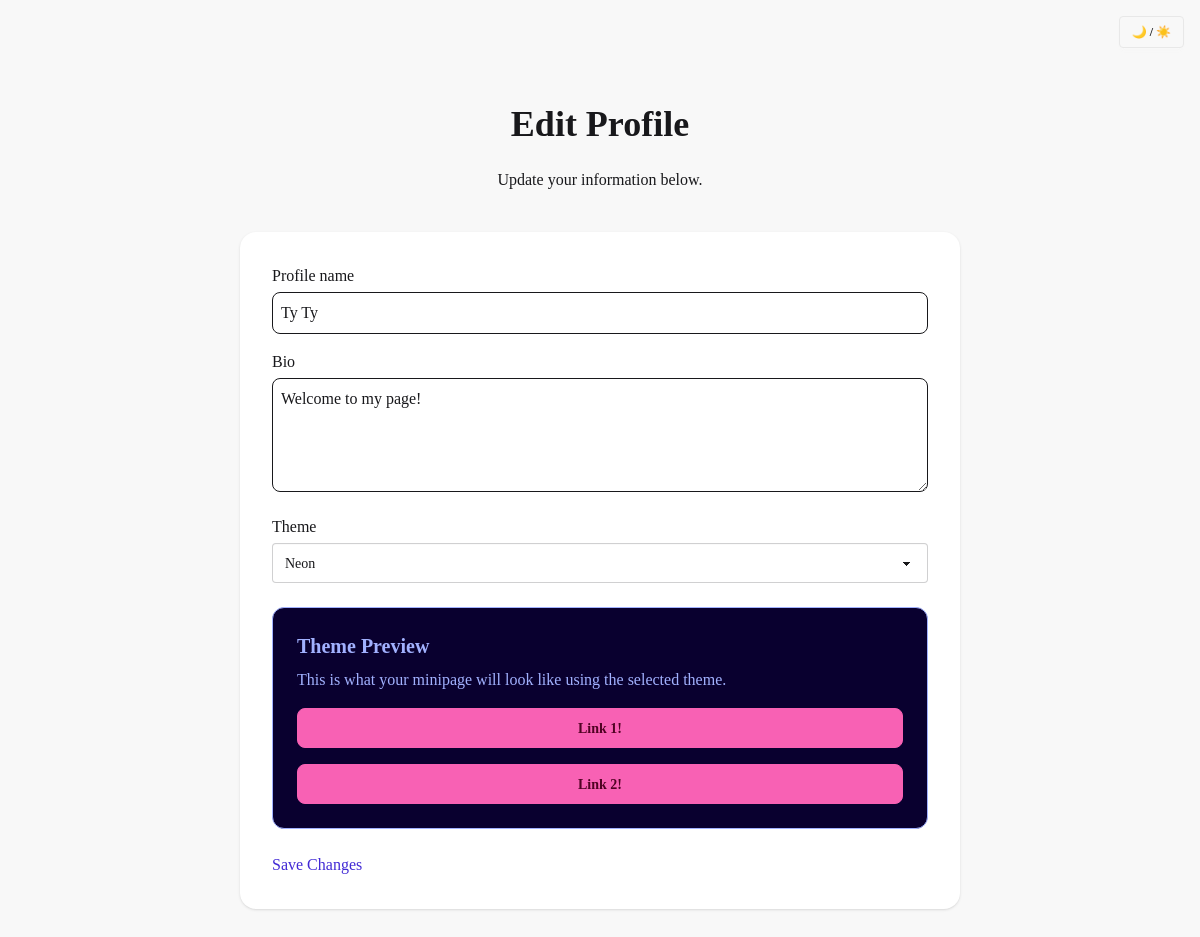
The app's page /profile/2/edit (signed in), older data.
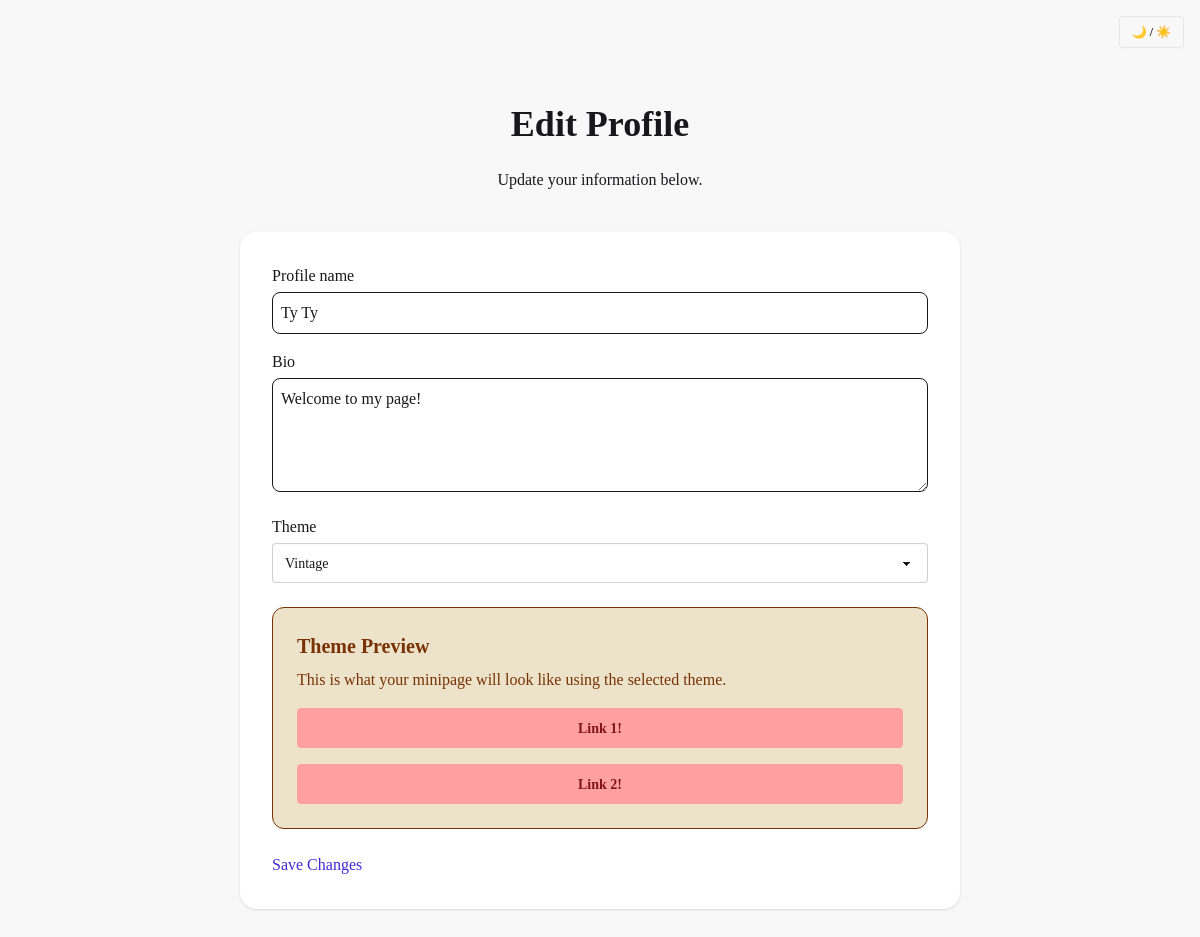
The same page, newer data.
### profiles/models.py (models this page shows)
class Profile(models.Model):
    user = models.OneToOneField(User, on_delete=models.CASCADE, related_name='profile')
    profile_name = models.CharField(max_length=100)
    bio = models.TextField()
    theme = models.CharField(
    max_length=50,
    default="light",
    choices=[
        ("light", "Bright"),
        ("dark", "Night"),
        ("cupcake", "Cupcake"),
        ("forest", "Nature"),
        ("dracula", "Dracula"),
        ("cyberpunk", "Retro Wave"),
        ("synthwave", "Neon"),
        ("retro", "Vintage"),
    ],
    )

### profiles/views.py (the view)
# urls.py: path('<int:profile_id>/edit', views.edit_profile, name='edit_profile'),
@login_required
def edit_profile(request, profile_id):
    profile = get_object_or_404(Profile, pk=profile_id)
    if profile.user == request.user:
        form = ProfileForm(request.POST or None, instance=profile)
        if form.is_valid():
            form.save()
            messages.success(request, "Your profile has been updated!")
            return redirect('profiles:profile_detail', profile_id=profile_id)
        else:
            return render(request, 'profiles/edit_profile.html',
                          {"form": form, 'profile': profile})

### profiles/forms.py
class ProfileForm(forms.ModelForm):
    class Meta:
        model = Profile
        exclude = ['user']
        widgets = {
            'profile_name': forms.TextInput(attrs={'class': 'p-2 w-full border rounded-lg'}),
            'bio': forms.Textarea(attrs={'class': 'w-full p-2 border rounded-lg',
                'rows': 4}),
            'theme': forms.Select(attrs={
                'class': 'select select-bordered w-full',
                'id': 'theme-select'  # Add this!
            }),
        }

### profiles/templates/profiles/edit_profile.html (shortened to what this page needs)
{% extends 'core/base.html' %}
{% block content %}
<div class="max-w-3xl mx-auto px-6">
    <h1 class="h1 text-center mb-6">Edit Profile</h1>
    <p class="text-base-content text-center mb-10">Update your information below.</p>
    <div class="bg-base-100 p-8 rounded-2xl shadow hover:shadow-lg transition">
        <form action="{% url 'profiles:edit_profile' profile.id %}" method="post" class="space-y-6">
            <div class="space-y-4">
                {% for field in form %}
                    <div>
                        <label class="block font-medium mb-1" for="{{ field.id_for_label }}">
                            {{ field.label }}
                        </label>
                        {{ field }}
                    </div>
                {% endfor %}
            </div>
            <div id="theme-preview" data-theme="{{ user.profile.theme }}" class="p-6 rounded-xl border mt-4">
                <h2 class="text-xl font-bold">Theme Preview</h2>
                <p class="mt-2">This is what your minipage will look like using the selected theme.</p>
                <div class="btn w-full btn-primary mt-4">Link 1!</div>
                <div class="btn w-full btn-primary mt-4">Link 2!</div>
            </div>
            <button
                type="submit"
                class="link link-primary link-hover"
            >
                Save Changes
            </button>
        </form>
    </div>
</div>
{% endblock %}

Row changes from the older to the newer data that the page shows:
changed Profile "Ty Ty": theme "Neon" → "Vintage"
